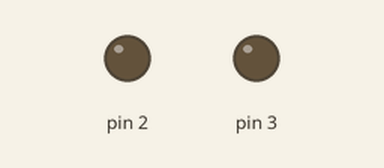
Bench run of a sketch on a simulated Arduino Uno, built with avr-gcc and run on an emulated ATmega328P. Shown: output pins drawn as LEDs (lit = HIGH).

Above: at 0.2 s.
At 0.7 s:
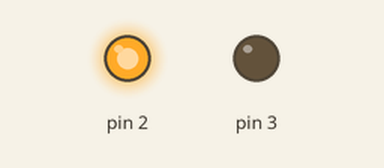
At 2.2 s:
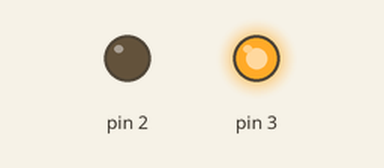
At 4.5 s:
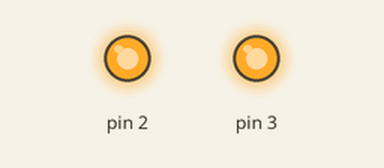
Timing chart, 0 to 6.9 s (numbered marks = the images above):
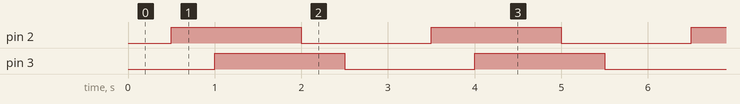

Measured:
- by itself, pin 2, pin 3: alternates HIGH for 1.5 s and LOW for 1.5 s
- by itself, everything shown: repeats every 3.0 s, in 4 steps

The sketch:

auto_fantastico.ino
```cpp
void prender_las_luces(){
  digitalWrite(2,LOW);
  digitalWrite(3,LOW);
  delay(500);
  digitalWrite(2,HIGH);
  digitalWrite(3,LOW);
  delay(500);
  digitalWrite(2,HIGH);
  digitalWrite(3,HIGH);
  delay(500);
}

void apagar_las_luces(){
  digitalWrite(2,HIGH);
  digitalWrite(3,HIGH);
  delay(500);
  digitalWrite(2,LOW);
  digitalWrite(3,HIGH);
  delay(500);
  digitalWrite(2,LOW);
  digitalWrite(3,LOW);
  delay(500);
}

void setup() {
  pinMode(2,OUTPUT);
  pinMode(3,OUTPUT);
}

void loop() {
  prender_las_luces();
  apagar_las_luces();
}
```
